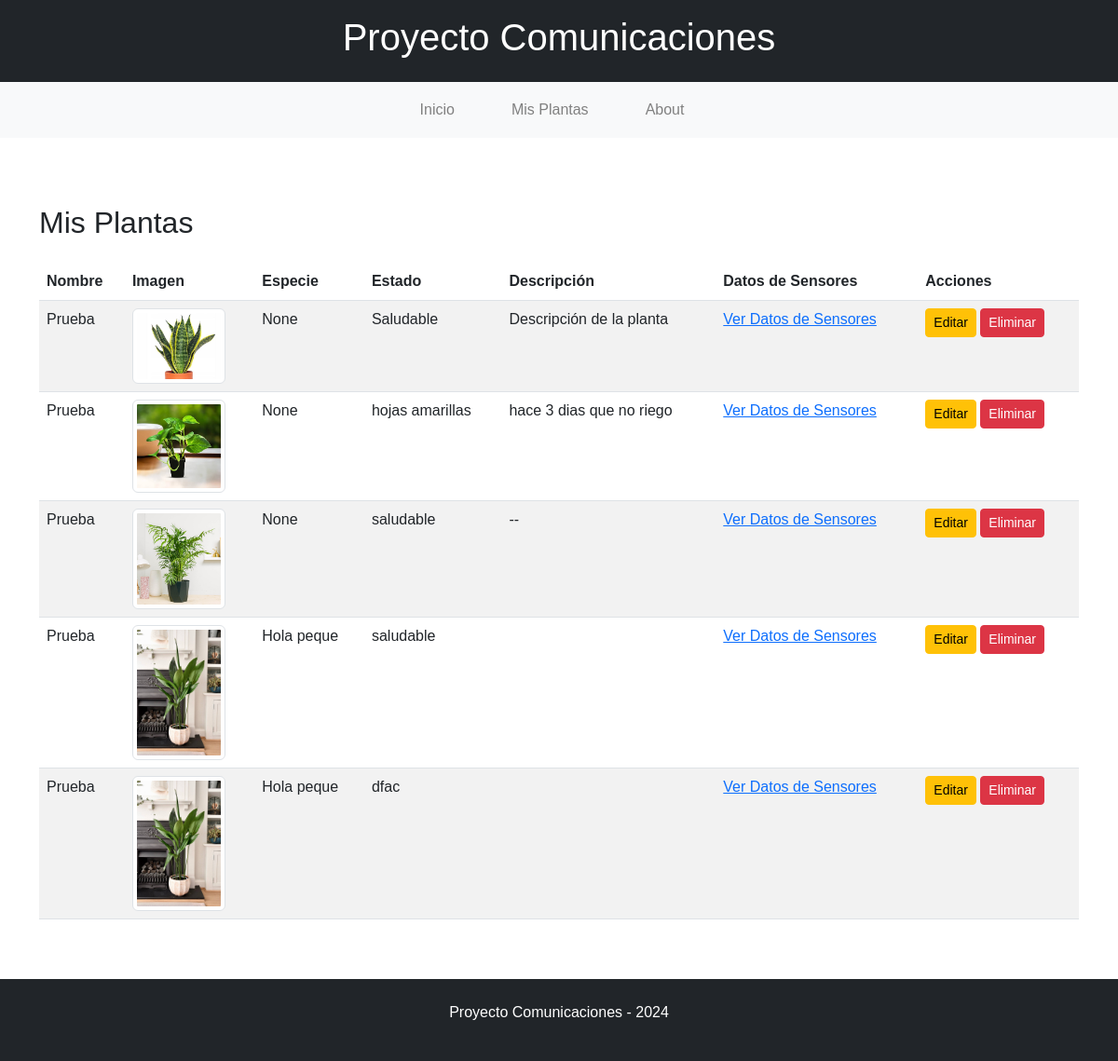
The page /mis-plantas/ on the database its author committed.
### frontendapp/models.py (models this page shows, shortened)
class Planta(models.Model):
    nombre = models.CharField(max_length=100)
    imagen = models.ImageField(upload_to='plantas/')
    especie = models.CharField(max_length=100, blank=True, null=True)
    estado = models.CharField(max_length=100)
    descripcion = models.TextField(blank=True, null=True)  # Campo adicional para descripción

### frontendapp/views.py (the view)
# urls.py: path('mis-plantas/', views.mis_plantas, name='mis_plantas'),
def mis_plantas(request):
    plantas = Planta.objects.all()  # Filtrar por usuario si es necesario
    return render(request, 'frontendapp/mis_plantas.html', {
        'plantas': plantas
    })

### frontendapp/templates/frontendapp/mis_plantas.html (shortened to what this page needs)
{% extends 'layouts/layout.html' %}
{% block content %}
    <h2 class="my-4">Mis Plantas</h2>
    <table class="table table-striped table-hover">
        <thead class="thead-dark">
            <tr>
                <th>Nombre</th>
                <th>Imagen</th>
                <th>Especie</th>
                <th>Estado</th>
                <th>Descripción</th>
                <th>Datos de Sensores</th>
                <th>Acciones</th>
            </tr>
        </thead>
        <tbody>
            {% for planta in plantas %}
            <tr>
                <td>{{ planta.nombre }}</td>
                <td>
                    {% if planta.imagen %}
                        <img src="{{ planta.imagen.url }}" alt="{{ planta.nombre }}" class="img-thumbnail" style="max-width: 100px;">
                    {% else %}
                        <img src="https://comunicaciones.simix.com.ar/v1/comunicaciones/public/{{ planta.imagen }}" alt="{{ planta.nombre }}" class="img-thumbnail" style="max-width: 100px;">
                    {% endif %}
                </td>
                <td>{{ planta.especie }}</td>
                <td>{{ planta.estado }}</td>
                <td>{{ planta.descripcion }}</td>
                <td>
                    <a href="{% url 'datos_sensor' planta.id %}">Ver Datos de Sensores</a>
                </td>
                <td>
                    <a href="{% url 'editar_planta' planta.id %}" class="btn btn-warning btn-sm">Editar</a>
                    <a href="{% url 'eliminar_planta' planta.id %}" class="btn btn-danger btn-sm">Eliminar</a>
                </td>
            </tr>
            {% endfor %}
        </tbody>
    </table>
{% endblock %}

### frontendapp/templates/layouts/layout.html (shortened to what this page needs)
<!DOCTYPE html>
<html lang="es">
<head>
    <link href="https://cdn.jsdelivr.net/npm/bootstrap@5.3.0-alpha1/dist/css/bootstrap.min.css" rel="stylesheet">
    {% load static %}
    <link rel="stylesheet" href="{% static 'css/styles.css' %}">
</head>
<body>
    <header class="bg-dark text-white py-3">
        <div class="container">
            <h1 class="text-center">Proyecto Comunicaciones</h1>
        </div>
    </header>
    <nav class="navbar navbar-expand-lg navbar-light bg-light">
        <div class="container">
            <div class="collapse navbar-collapse" id="navbarNav">
                <ul class="navbar-nav me-auto">
                    <li class="nav-item">
                        <a class="nav-link" href="{% url 'index' %}">Inicio</a>
                    </li>
                    <li class="nav-item">
                        <a class="nav-link" href="{% url 'mis_plantas' %}">Mis Plantas</a>
                    </li>
                    <li class="nav-item">
                        <a class="nav-link" href="{% url 'about' %}">About</a>
                    </li>
                </ul>
            </div>
        </div>
    </nav>
    <main class="container my-5">
        <div class="row">
            <div class="col">
                {% block content %}{% endblock %}
            </div>
        </div>
    </main>
    <footer class="bg-dark text-white text-center py-4">
        <div class="container">
            <p>Proyecto Comunicaciones - 2024</p>
        </div>
    </footer>
</body>
</html>

### frontendapp/static/css/styles.css (style rules this page uses)
html, body { height: 100%; margin: 0; font-family: Arial, sans-serif; }
body { display: flex; flex-direction: column; min-height: 100vh; margin: 0; }
.navbar { background-color: #444; height: 60px; width: 100%; display: flex; justify-content: center; align-items: center; }
.navbar ul { list-style-type: none; margin: 0; padding: 0; display: flex; justify-content: center; width: 100%; }
.navbar ul li { margin-right: 15px; padding: 0 15px; }
.navbar ul li a { color: #808080; text-decoration: none; padding: 14px 20px; display: block; }
footer { background-color: #333; color: #fff; padding: 10px; text-align: center; margin-top: auto; }
.btn { transition: background-color 0.3s ease; }

### rows shown on the page
Planta: nombre "Prueba", imagen (picture), especie "None", estado "Saludable", descripcion "Descripción de la planta"
Planta: nombre "Prueba", imagen (picture), especie "None", estado "hojas amarillas", descripcion "hace 3 dias que no riego"
Planta: nombre "Prueba", imagen (picture), especie "None", estado "saludable", descripcion "--"
Planta: nombre "Prueba", imagen (picture), especie "Hola peque", estado "saludable"
Planta: nombre "Prueba", imagen (picture), especie "Hola peque", estado "dfac"
